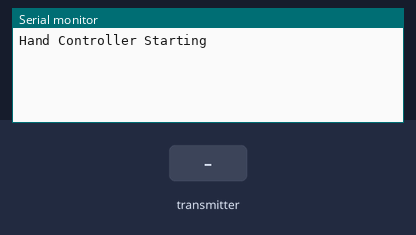
The sketch below on a simulated Arduino Uno, built with avr-gcc and run on an emulated ATmega328P. Shown: the last lines printed to the serial monitor. Inputs (shaded band) come from the test bench. No radio packets arrive unless stated.

Above: at 1.3 s.
1.4 s: the transmitter starts sending dataReceived.0 = 0
At 1.47 s:
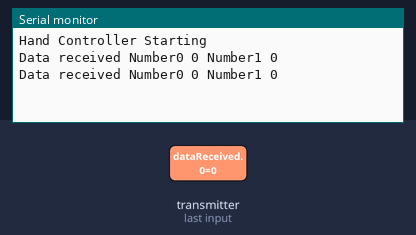
3.3 s: the transmitter starts sending dataReceived.1 = 256
At 3.37 s:
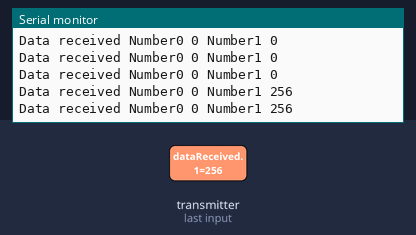
4.8 s: the transmitter starts sending dataReceived.0 = 256
At 4.87 s:
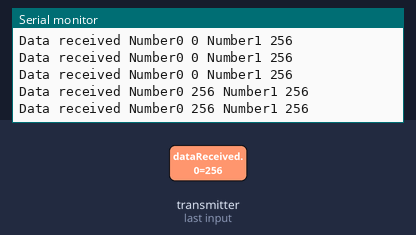
6.3 s: the transmitter starts sending dataReceived.1 = 0
At 6.37 s:
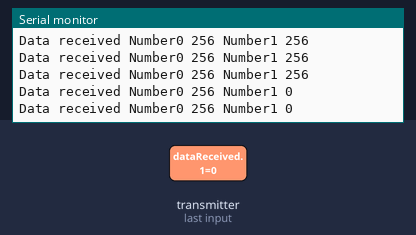

The sketch:

ackPayload_Reciever.ino
```cpp
// HandController - RECIEVER

// http://tmrh20.github.io/RF24/

//~ - CONNECTIONS: nRF24L01 Modules See:
//~ http://arduino-info.wikispaces.com/Nrf24L01-2.4GHz-HowTo
//~ 1 - GND
//~ 2 - VCC 3.3V !!! NOT 5V
//~ 3 - CE to Arduino pin 9
//~ 4 - CSN to Arduino pin 10
//~ 5 - SCK to Arduino pin 13
//~ 6 - MOSI to Arduino pin 11
//~ 7 - MISO to Arduino pin 12
//~ 8 - UNUSED

#include <nRF24L01.h>
#include <RF24.h>
#include <SPI.h>
#define CE_PIN 7
#define CSN_PIN 8

// NOTE: the "LL" at the end of the constant is "LongLong" type

const uint64_t deviceID = 0xE8E8F0F0E1LL; // Define the ID for this slave

int valChange = 1;

RF24 radio(CE_PIN, CSN_PIN);

int dataReceived[2];
int ackData[2] = {12, 0};
byte ackLen = 2;

void setup()
{

    Serial.begin(115200);
    delay(100);
    Serial.println("Hand Controller Starting");
    radio.begin();
    radio.setDataRate(RF24_250KBPS);
    radio.openReadingPipe(1, deviceID);
    radio.enableAckPayload();
    radio.writeAckPayload(1, ackData, ackLen);
    radio.startListening();
}

void loop()
{

    if (radio.available())
    {
        radio.read(dataReceived, sizeof(dataReceived));
        Serial.print("Data received Number0 ");
        Serial.print(dataReceived[0]);
        Serial.print(" Number1 ");
        Serial.println(dataReceived[1]);
        radio.writeAckPayload(1, ackData, ackLen);
        ackData[0] += valChange; // this just increments so you can see that new data is being sent
    }
}
```

Measured:
- after the input at 1.4 s, the serial monitor: prints a new line at once (image 1)
- after the input at 3.3 s, the serial monitor: prints a new line at once (image 2)
- after the input at 4.8 s, the serial monitor: prints a new line at once (image 3)
- after the input at 6.3 s, the serial monitor: prints a new line at once (image 4)
